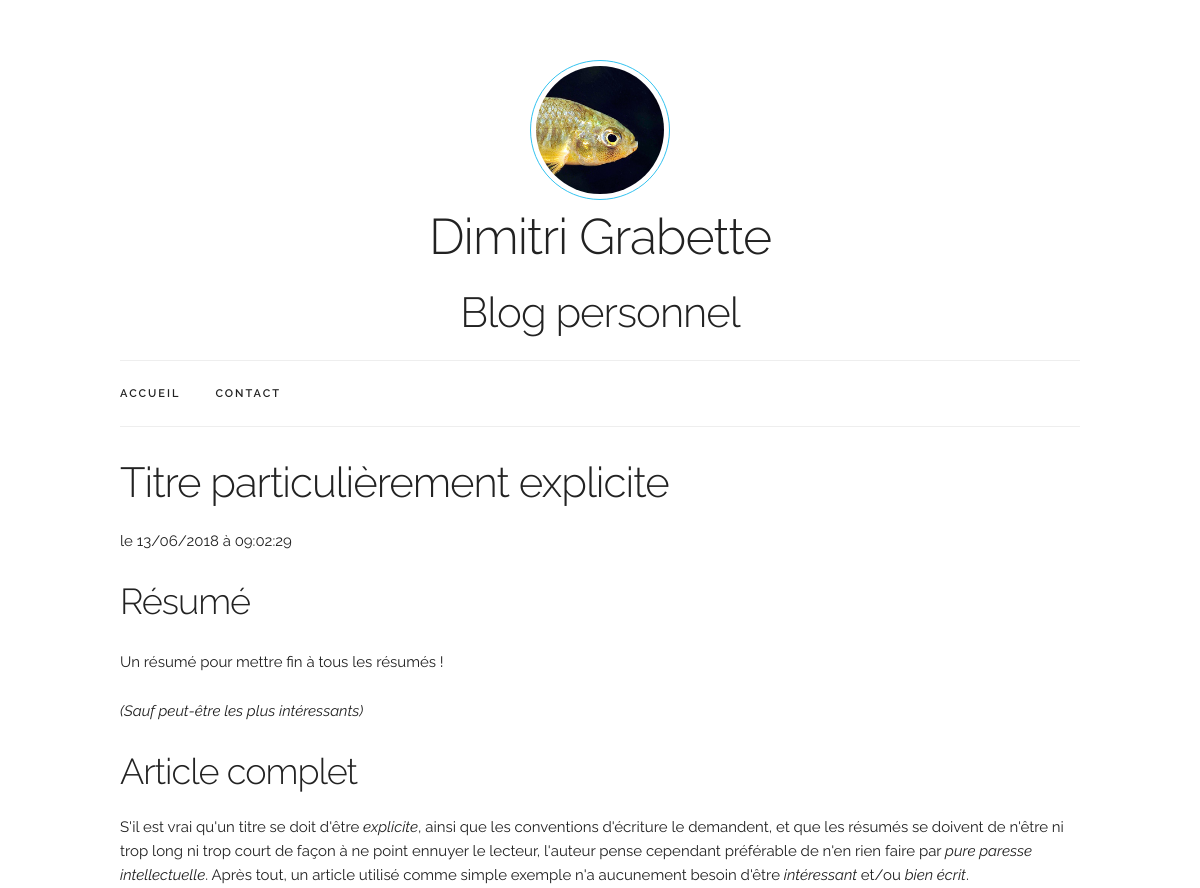
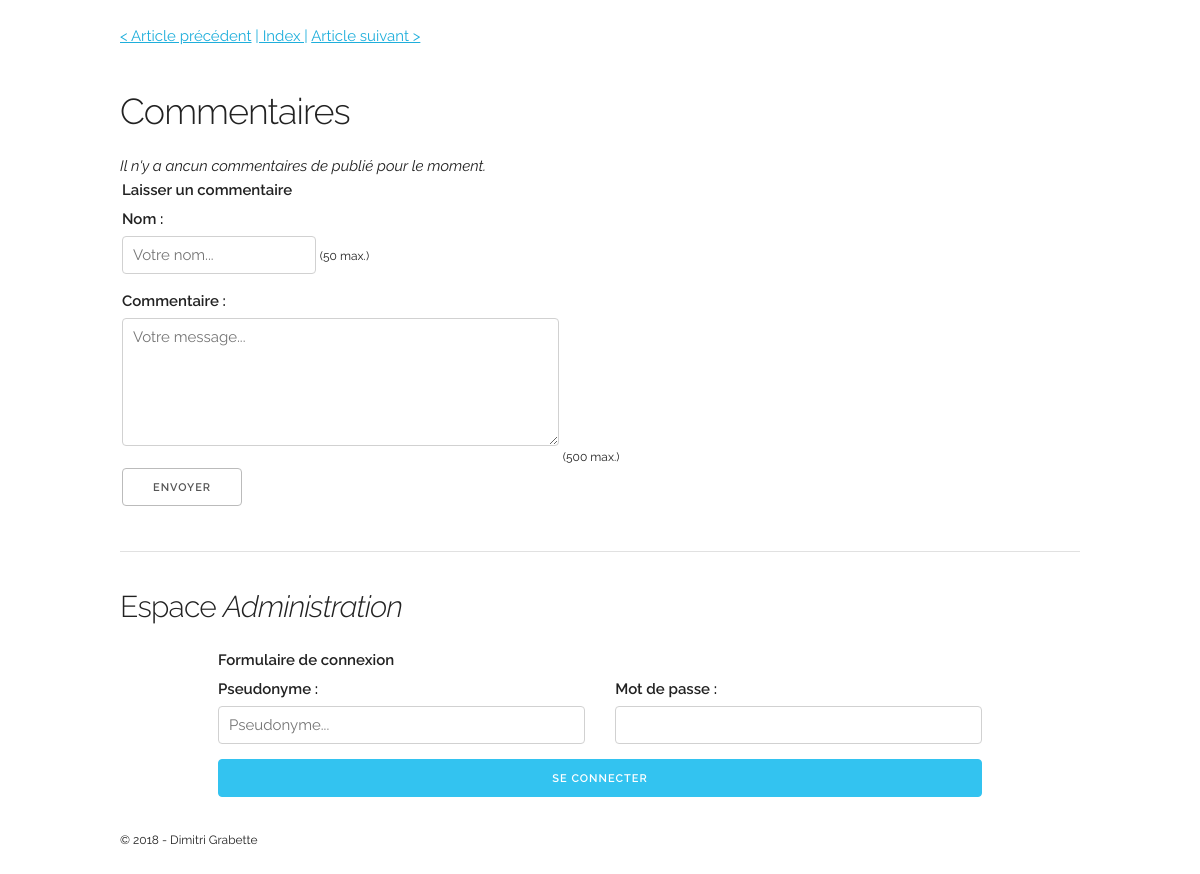
/monBlog/index.php?page=article&id=1, run on the app's committed database (2 pictures, top to bottom).
### tables this page shows
CREATE TABLE IF NOT EXISTS `article` (
  `ID` int(11) NOT NULL AUTO_INCREMENT,
  `title` varchar(100) NOT NULL,
  `excerpt` text,
  `content` text,
  `last_edit_timestamp` datetime NOT NULL,
  `moderator_id` int(10) UNSIGNED NOT NULL,
  PRIMARY KEY (`ID`),
  KEY `moderator_article_fk` (`moderator_id`)
);

### monBlog/controllers/Home.php (called while the page is built, shortened)
<?php
class Home {
  public function displayDetailedArticle()
  {
    $articleManager = new  \models\Article();
    $commentManager = new  \models\Comment();
    $currentArticleId = $_GET['id'];
    $maxId = $articleManager->getCount();
    $nextId = strval($currentArticleId+1);
    $previousId = strval($currentArticleId-1);
    if( $currentArticleId <= 1 )
    {
      $previousId = $maxId;
    }
    $article = $articleManager->getById( $_GET['id'] );
    $comments = $commentManager->getAllByArticleId( $_GET['id'] );
    for( $index = 0; $index < sizeof($comments); $index++ )
    {
      if( $comments[$index]["status"] != "Validé" )
      {
        array_splice($comments, $index);
      }
    }
    require( VIEW_PATH."articleView.php" );
  }
}

### monBlog/models/Article.php (called while the page is built, shortened)
<?php
class Article extends Model
{
  public function getById( $articleId )
  {
    $database = $this->connectToDatabase();
    $sqlString =
      "SELECT
        ID,
        title,
        excerpt,
        content,
        DATE_FORMAT(last_edit_timestamp, 'le %d/%m/%Y à %H:%i:%s') AS timestamp_fr
      FROM article
      WHERE ID = ?
      ORDER BY last_edit_timestamp DESC";
    $request = $database->prepare( $sqlString );
    $request->execute( array( $articleId ) );
    $article = $request->fetch( \PDO::FETCH_ASSOC );
    return $article;
  }
  public function getCount()
  {
    $database = $this->connectToDatabase();
    $sqlString =
      "SELECT
        COUNT(ID) AS max_id
      FROM article";
    $request = $database->query( $sqlString );
    $count = $request->fetch( \PDO::FETCH_ASSOC );
    return $count["max_id"];
  }
}

### monBlog/models/Comment.php (called while the page is built, shortened)
<?php
class Comment extends Model
{
  public function getAllByArticleId( $articleId )
  {
    $database = $this->connectToDatabase();
    $sqlString =
      "SELECT
        ID,
        author,
        content,
        status,
        DATE_FORMAT(creation_timestamp, 'le %d/%m/%Y à %H:%i:%s') AS timestamp_fr
      FROM comment
      WHERE article_id = ?
      ORDER BY creation_timestamp DESC";
    $request = $database->prepare( $sqlString );
    $request->execute( array( $articleId ) );
    $comments = $request->fetchAll( \PDO::FETCH_ASSOC );
    return $comments;
  }
}

### monBlog/views/articleView.php (the view, shortened to what this page needs)
<article>
  <h2><?php echo $article["title"]; ?></h3>
  <p><?php echo $article["timestamp_fr"]; ?></p>
  <h3>Résumé</h3>
  <p><?php echo $article["excerpt"]; ?></p>
  <h3>Article complet</h3>
  <?php echo $article["content"]; ?>
  <a href="index.php?page=article&id=<?php echo $previousId ?>">&lt; Article précédent</a>
  <a href="index.php?page=home">| Index |</a>
  <a href="index.php?page=article&id=<?php echo $nextId ?>">Article suivant &gt;</a>
</article>
<section>
  <h3>Commentaires</h3>
  <?php if( sizeof( $comments ) == 0 ) : ?>
    <em>Il n'y a ancun commentaires de publié pour le moment.</em>
  <?php endif ?>
</section>
<form action="index.php?page=article&action=add-new-comment&id=<?php echo $article['ID'] ?>" method="post">
  <fieldset>
    <legend>Laisser un commentaire</legend>
    <div clas="input-group">
      <label for="comment-name">Nom :</label>
      <input type="text" name="comment-author" placeholder="Votre nom..." maxlength="50">
      <small>(50 max.)</small>
    </div>
    <div class="input-group">
      <label for="comment-message">Commentaire :</label>
      <textarea type="text" name="comment-content" placeholder="Votre message..." cols="50" rows="10" maxlength="500"></textarea>
      <small>(500 max.)</small>
    </div>
    <div class=input-group>
      <input type="submit" name="contact-submit" value="Envoyer" title="Seuls les commentaires validés par un modérateur seront publiés !">
    </div>
  </fieldset>
</form>
<?php require( \VIEW_PATH."baseTemplateView.php" ); ?>

### monBlog/css/skeleton.css (style rules this page uses)
html { font-size: 62.5%; }
body { font-size: 1.5em; line-height: 1.6; font-weight: 400; font-family: "Raleway", "HelveticaNeue", "Helvetica Neue", Helvetica, Arial, sans-serif; color: #222; }
article { margin-bottom: 4rem; }
h1, h2, h3, h4, h5, h6 { margin-top: 0; margin-bottom: 2rem; font-weight: 300; }
h2 { font-size: 3.6rem; line-height: 1.25; letter-spacing: -.1rem; }
h3 { font-size: 3.0rem; line-height: 1.3; letter-spacing: -.1rem; }
@media (min-width: 550px) { h2 { font-size: 4.2rem; } }
@media (min-width: 550px) { h3 { font-size: 3.6rem; } }
p { margin-top: 0; }
a { color: #1EAEDB; }
.button, button, input[type="submit"], input[type="reset"], input[type="button"] { display: inline-block; height: 38px; padding: 0 30px; color: #555; text-align: center; font-size: 11px; font-weight: 600; line-height: 38px; letter-spacing: .1rem; text-transform: uppercase; text-decoration: none; white-space: nowrap; background-color: transparent; border-radius: 4px; border: 1px solid #bbb; cursor: pointer; box-sizing: border-box; }
input[type="email"], input[type="number"], input[type="search"], input[type="text"], input[type="tel"], input[type="url"], input[type="password"], textarea, select { height: 38px; padding: 6px 10px; background-color: #fff; border: 1px solid #D1D1D1; border-radius: 4px; box-shadow: none; box-sizing: border-box; }
input[type="email"], input[type="number"], input[type="search"], input[type="text"], input[type="tel"], input[type="url"], input[type="password"], textarea { -webkit-appearance: none; -moz-appearance: none; appearance: none; }
textarea { height: 128px; min-height: 65px; resize: vertical; padding-top: 6px; padding-bottom: 6px; }
label, legend { display: block; margin-bottom: .5rem; font-weight: 600; }
fieldset { padding: 0; border-width: 0; }
input, textarea, select, fieldset { margin-bottom: 1.5rem; }
pre, blockquote, dl, figure, table, p, ul, ol, form { margin-bottom: 2.5rem; }

### data on the page
article: title "Titre particulièrement explicite", excerpt "Un résumé pour mettre fin à tous les résumés ! (Sauf peut-être les plus intéressants)", content "S'il est vrai qu'un titre se doit d'être explicite , ainsi que les conventions d'écriture le demandent, et que les résumés se doivent de n'être ni trop long ni trop court de façon à ne point ennuyer le lecteur, l'auteur pense cependant préférable de n'en rien faire par pure paresse intellectuelle . Après tout, un article utilisé comme simple exemple n'a aucunement besoin d'être intéressant et/ou bien écrit ."

### other printed values
$article["timestamp_fr"] "le 13/06/2018 à 09:02:29"
